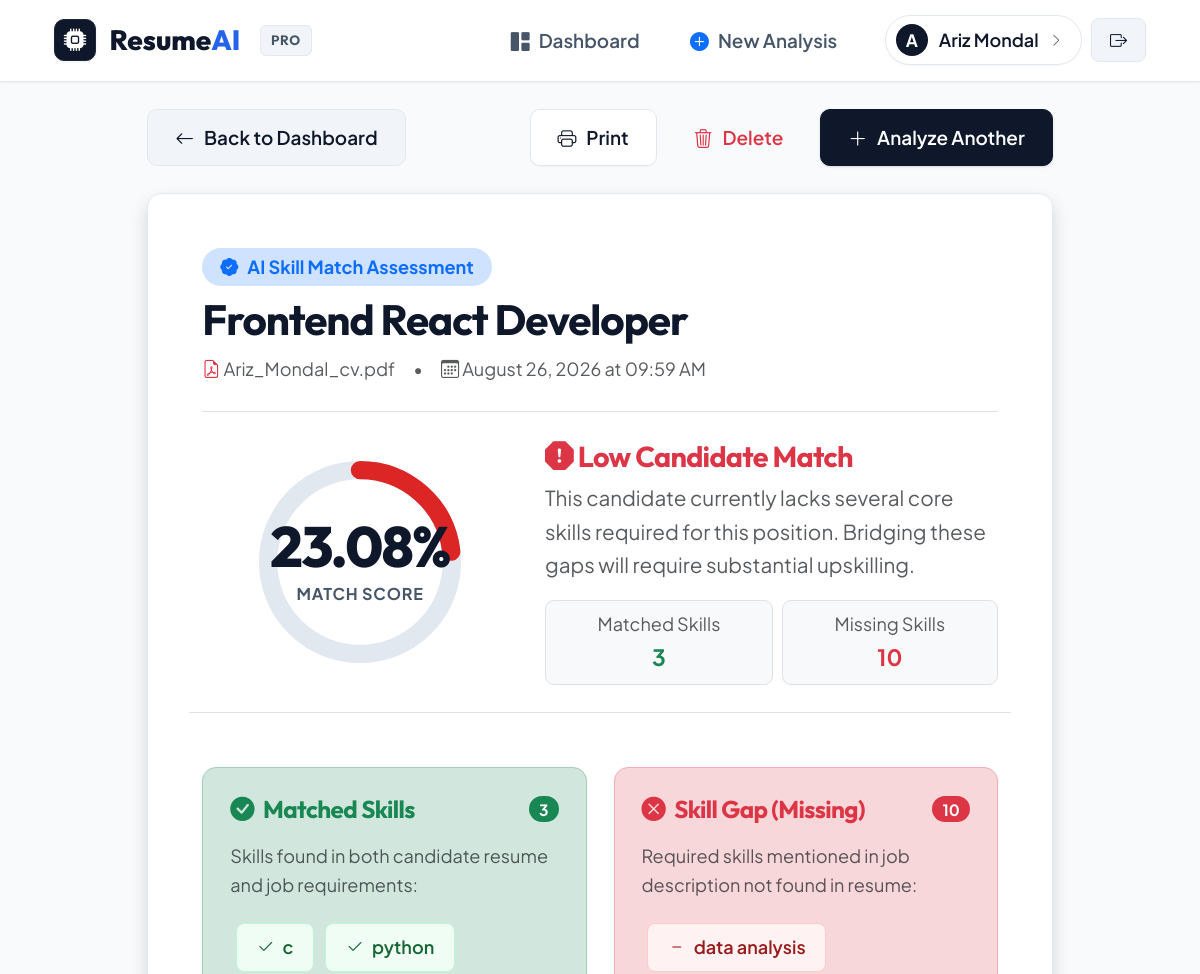
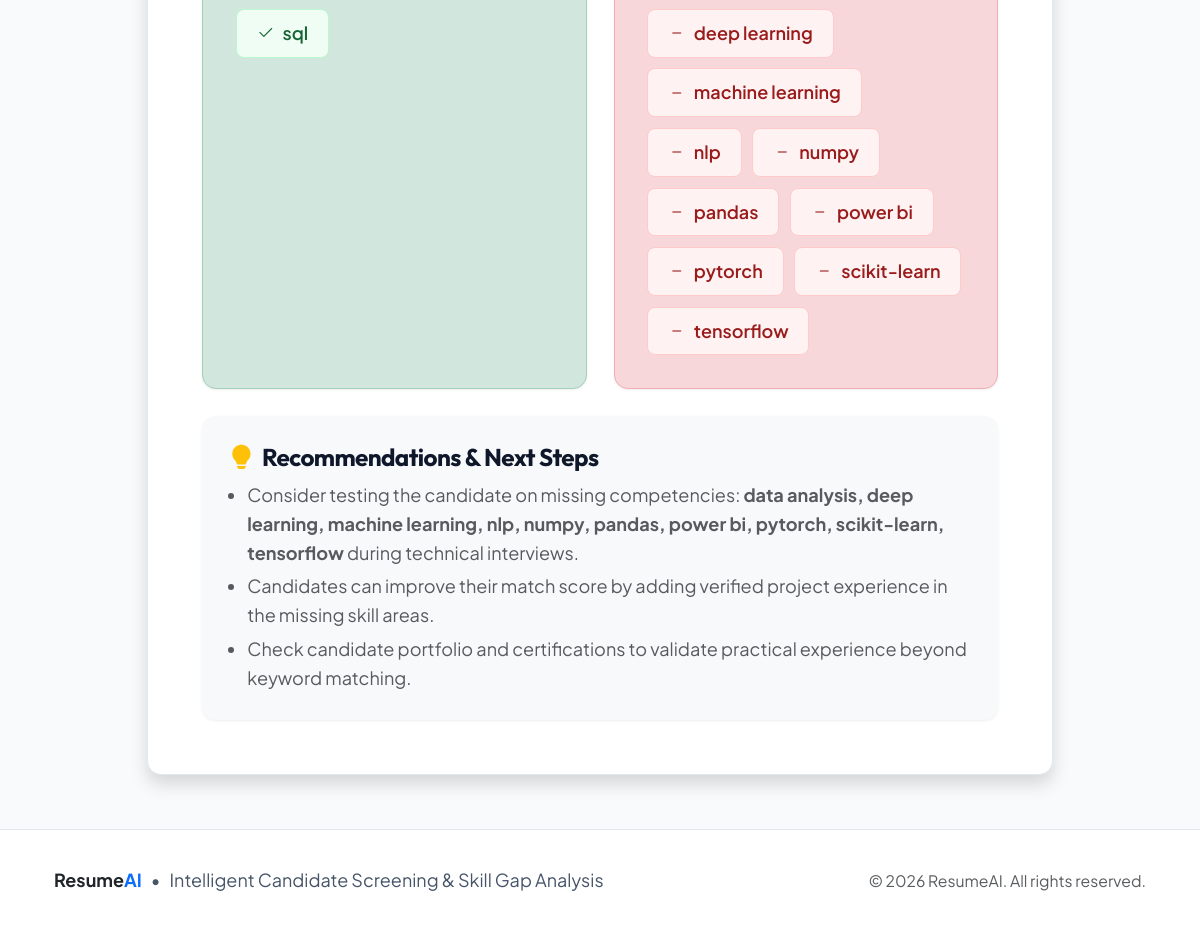
The page /result/3 (signed in) on the database its author committed (2 pictures, top to bottom).
### models.py (models this page shows)
class User(UserMixin, db.Model):
    __tablename__ = "user"
    id = db.Column(db.Integer, primary_key=True)
    username = db.Column(db.String(150), nullable=True)
    email = db.Column(db.String(150), unique=True, nullable=False)
    password = db.Column(db.String(300), nullable=False)  # Hashed password string
    analyses = db.relationship("Analysis", backref="user", lazy=True)

class Analysis(db.Model):
    __tablename__ = "analysis"
    id = db.Column(db.Integer, primary_key=True)
    user_id = db.Column(db.Integer, db.ForeignKey("user.id"), nullable=False)
    resume_filename = db.Column(db.String(300))
    job_title = db.Column(db.String(200))
    matched_skills = db.Column(db.Text)   # Comma-separated string: "python,sql,flask"
    missing_skills = db.Column(db.Text)   # Comma-separated string: "docker,aws"
    match_percentage = db.Column(db.Float)
    created_at = db.Column(db.DateTime, default=datetime.utcnow)

### app.py (the view)
@app.route("/result/<int:analysis_id>")
@login_required
def result(analysis_id):
    analysis = db.session.get(Analysis, analysis_id)
    if not analysis or analysis.user_id != current_user.id:
        flash("Analysis result not found or access denied.", "danger")
        return redirect(url_for("dashboard"))
    matched = analysis.matched_skills.split(",") if analysis.matched_skills else []
    missing = analysis.missing_skills.split(",") if analysis.missing_skills else []
    return render_template("result.html", analysis=analysis, matched=matched, missing=missing)

### app.py (called while the page is built)
@login_manager.user_loader
def load_user(user_id):
    try:
        return db.session.get(User, int(user_id))
    except Exception:
        return None

### templates/result.html (shortened to what this page needs)
{% extends "base.html" %}
{% block content %}
<div class="row justify-content-center">
    <div class="col-lg-10">
        <div class="d-flex flex-column flex-md-row justify-content-between align-items-md-center gap-3 mb-4">
            <a href="{{ url_for('dashboard') }}" class="btn btn-secondary-subtle">
                <i class="bi bi-arrow-left"></i>
                <span>Back to Dashboard</span>
            </a>
            <div class="d-flex align-items-center gap-2">
                <button type="button" onclick="window.print()" class="btn btn-outline-primary">
                    <i class="bi bi-printer"></i>
                    <span>Print</span>
                </button>
                <form method="POST" action="{{ url_for('delete_analysis', analysis_id=analysis.id) }}" onsubmit="return confirm('Are you sure you want to delete this analysis report?');" class="d-inline m-0">
                    <button type="submit" class="btn btn-outline-danger">
                        <i class="bi bi-trash3"></i>
                        <span>Delete</span>
                    </button>
                </form>
                <a href="{{ url_for('upload_resume') }}" class="btn btn-primary">
                    <i class="bi bi-plus-lg"></i>
                    <span>Analyze Another</span>
                </a>
            </div>
        </div>
        <div class="card shadow p-4 p-md-5 mb-4">
            <div class="border-bottom pb-4 mb-4">
                <div class="d-flex flex-column flex-md-row justify-content-between align-items-md-start gap-3">
                    <div>
                        <div class="d-inline-flex align-items-center gap-2 px-3 py-1 rounded-pill bg-primary-subtle text-primary small fw-bold mb-2">
                            <i class="bi bi-patch-check-fill"></i> AI Skill Match Assessment
                        </div>
                        <h2 class="fw-bold mb-1">{{ analysis.job_title }}</h2>
                        <div class="text-muted d-flex flex-wrap align-items-center gap-3 font-mono small mt-2">
                            <span><i class="bi bi-file-earmark-pdf text-danger"></i> {{ analysis.resume_filename }}</span>
                            <span>&bull;</span>
                            <span><i class="bi bi-calendar3"></i> {{ analysis.created_at.strftime('%B %d, %Y at %I:%M %p') }}</span>
                        </div>
                    </div>
                </div>
            </div>
            <div class="row align-items-center g-4 mb-5 pb-4 border-bottom">
                <div class="col-md-5 text-center">
                    <div class="radial-progress-wrapper">
                        <svg class="radial-progress-svg" viewBox="0 0 160 160">
                            <defs>
                                <linearGradient id="gradientSuccess" x1="0%" y1="0%" x2="100%" y2="100%">
                                    <stop offset="0%" stop-color="#10b981" />
                                    <stop offset="100%" stop-color="#059669" />
                                </linearGradient>
                                <linearGradient id="gradientWarning" x1="0%" y1="0%" x2="100%" y2="100%">
                                    <stop offset="0%" stop-color="#f59e0b" />
                                    <stop offset="100%" stop-color="#d97706" />
                                </linearGradient>
                                <linearGradient id="gradientDanger" x1="0%" y1="0%" x2="100%" y2="100%">
                                    <stop offset="0%" stop-color="#ef4444" />
                                    <stop offset="100%" stop-color="#dc2626" />
                                </linearGradient>
                            </defs>
                            <circle class="radial-progress-bg" cx="80" cy="80" r="70"></circle>
                            <circle id="scoreProgressCircle"
                                    class="radial-progress-bar {% if analysis.match_percentage >= 70 %}high{% elif analysis.match_percentage >= 40 %}mid{% else %}low{% endif %}"
                                    cx="80" cy="80" r="70"></circle>
                        </svg>
                        <div class="radial-progress-text">
                            <div class="radial-progress-number">{{ analysis.match_percentage }}%</div>
                            <div class="radial-progress-label">Match Score</div>
                        </div>
                    </div>
                </div>
                <div class="col-md-7">
                    <h4 class="fw-bold mb-2">
                        {% if analysis.match_percentage >= 70 %}
                            <span class="text-success"><i class="bi bi-star-fill text-warning"></i> Strong Candidate Fit</span>
                        {% elif analysis.match_percentage >= 40 %}
                            <span class="text-warning"><i class="bi bi-lightning-charge-fill text-warning"></i> Moderate Candidate Fit</span>
                        {% else %}
                            <span class="text-danger"><i class="bi bi-exclamation-octagon-fill text-danger"></i> Low Candidate Match</span>
                        {% endif %}
                    </h4>
                    <p class="text-muted mb-3">
                        {% if analysis.match_percentage >= 70 %}
                            This candidate demonstrates strong alignment with the key competencies specified in the job description. They meet high-priority requirements.
                        {% elif analysis.match_percentage >= 40 %}
                            This candidate has relevant foundation skills but has notable gaps in specific tools or frameworks required for this role.
                        {% else %}
                            This candidate currently lacks several core skills required for this position. Bridging these gaps will require substantial upskilling.
                        {% endif %}
                    </p>
                    <div class="d-flex flex-wrap gap-2">
                        <div class="p-2 px-3 rounded-3 bg-light border text-center flex-grow-1">
                            <div class="text-muted small">Matched Skills</div>
                            <div class="fw-bold fs-5 text-success">
                                {{ matched|length if (matched and matched[0] != '') else 0 }}
                            </div>
                        </div>
                        <div class="p-2 px-3 rounded-3 bg-light border text-center flex-grow-1">
                            <div class="text-muted small">Missing Skills</div>
                            <div class="fw-bold fs-5 text-danger">
                                {{ missing|length if (missing and missing[0] != '') else 0 }}
                            </div>
                        </div>
                    </div>
                </div>
            </div>
            <div class="row g-4 mb-4">
                <div class="col-md-6">
                    <div class="card h-100 p-4 border-success-subtle bg-success-subtle bg-opacity-10">
                        <div class="d-flex align-items-center justify-content-between mb-3">
                            <h5 class="fw-bold text-success mb-0 d-flex align-items-center gap-2">
                                <i class="bi bi-check-circle-fill"></i>
                                <span>Matched Skills</span>
                            </h5>
                            <span class="badge bg-success rounded-pill">
                                {{ matched|length if (matched and matched[0] != '') else 0 }}
                            </span>
                        </div>
                        <p class="text-muted small mb-3">Skills found in both candidate resume and job requirements:</p>
                        <div class="d-flex flex-wrap">
                            {% if matched and matched[0] != '' %}
                                {% for skill in matched %}
                                    <span class="skill-chip matched" title="Matched Skill">
                                        <i class="bi bi-check2"></i> {{ skill }}
                                    </span>
                                {% endfor %}
                            {% else %}
                                <div class="text-muted small py-3 fst-italic">
                                    <i class="bi bi-info-circle"></i> No direct skill matches were identified.
                                </div>
                            {% endif %}
                        </div>
                    </div>
                </div>
                <div class="col-md-6">
                    <div class="card h-100 p-4 border-danger-subtle bg-danger-subtle bg-opacity-10">
                        <div class="d-flex align-items-center justify-content-between mb-3">
                            <h5 class="fw-bold text-danger mb-0 d-flex align-items-center gap-2">
                                <i class="bi bi-x-circle-fill"></i>
                                <span>Skill Gap (Missing)</span>
                            </h5>
                            <span class="badge bg-danger rounded-pill">
                                {{ missing|length if (missing and missing[0] != '') else 0 }}
                            </span>
                        </div>
                        <p class="text-muted small mb-3">Required skills mentioned in job description not found in resume:</p>
                        <div class="d-flex flex-wrap">
                            {% if missing and missing[0] != '' %}
                                {% for skill in missing %}
                                    <span class="skill-chip missing" title="Missing Skill">
                                        <i class="bi bi-dash"></i> {{ skill }}
                                    </span>
                                {% endfor %}
                            {% else %}
                                <div class="text-success small py-3 fw-bold">
                                    <i class="bi bi-check-all fs-5"></i> 100% Coverage! No required skills missing.
                                </div>
                            {% endif %}
                        </div>
                    </div>
                </div>
            </div>
            <div class="card p-4 bg-light border-0">
                <h5 class="fw-bold mb-2 d-flex align-items-center gap-2">
                    <i class="bi bi-lightbulb-fill text-warning"></i>
                    <span>Recommendations &amp; Next Steps</span>
                </h5>
                <ul class="mb-0 text-muted small ps-3">
                    {% if missing and missing[0] != '' %}
                        <li class="mb-1">Consider testing the candidate on missing competencies: <strong>{{ missing|join(', ') }}</strong> during technical interviews.</li>
                        <li class="mb-1">Candidates can improve their match score by adding verified project experience in the missing skill areas.</li>
                    {% else %}
                        <li class="mb-1">Candidate has strong alignment across all detected keywords. Proceed directly to culture fit or technical screen.</li>
                    {% endif %}
                    <li>Check candidate portfolio and certifications to validate practical experience beyond keyword matching.</li>
                </ul>
            </div>
        </div>
    </div>
</div>
{% endblock %}

### templates/base.html (shortened to what this page needs)
<!DOCTYPE html>
<html lang="en">
<head>
    <link rel="stylesheet" href="https://cdn.jsdelivr.net/npm/bootstrap-icons@1.11.3/font/bootstrap-icons.min.css">
    <link rel="stylesheet" href="https://cdn.jsdelivr.net/npm/bootstrap@5.3.3/dist/css/bootstrap.min.css">
    <link rel="stylesheet" href="{{ url_for('static', filename='style.css') }}">
</head>
<body>
<nav class="navbar navbar-expand-lg app-navbar">
    <div class="container-fluid px-3 px-md-5">
        <a class="brand-logo" href="{{ url_for('home') }}">
            <div class="brand-icon-box">
                <i class="bi bi-cpu-fill"></i>
            </div>
            <span>Resume<span class="highlight">AI</span></span>
            <span class="brand-badge d-none d-sm-inline">PRO</span>
        </a>
        <div class="collapse navbar-collapse" id="navbarContent">
            <ul class="navbar-nav ms-auto align-items-lg-center gap-2 my-2 my-lg-0">
                {% if current_user.is_authenticated %}
                    <li class="nav-item">
                        <a href="{{ url_for('dashboard') }}" class="nav-link-custom {% if request.endpoint == 'dashboard' %}active{% endif %}">
                            <i class="bi bi-grid-1x2-fill"></i> Dashboard
                        </a>
                    </li>
                    <li class="nav-item">
                        <a href="{{ url_for('upload_resume') }}" class="nav-link-custom {% if request.endpoint == 'upload_resume' %}active{% endif %}">
                            <i class="bi bi-plus-circle-fill text-primary"></i> New Analysis
                        </a>
                    </li>
                    <li class="nav-item ms-lg-3 mt-2 mt-lg-0 d-flex align-items-center gap-2">
                        <a href="{{ url_for('profile') }}" class="user-pill text-decoration-none {% if request.endpoint == 'profile' %}border-primary shadow-sm{% endif %}" title="View My Profile">
                            <div class="user-avatar">
                                {{ (current_user.username or current_user.email or 'U')[0]|upper }}
                            </div>
                            <span>{{ current_user.username or current_user.email }}</span>
                            <i class="bi bi-chevron-right small text-muted" style="font-size: 0.75rem;"></i>
                        </a>
                        <a href="{{ url_for('logout') }}" class="btn btn-sm btn-secondary-subtle" title="Sign out">
                            <i class="bi bi-box-arrow-right"></i>
                        </a>
                    </li>
                {% endif %}
            </ul>
        </div>
    </div>
</nav>
<main class="container-fluid px-3 px-md-5 my-4 flex-grow-1 fade-in">
    {% block content %}{% endblock %}
</main>
<footer class="app-footer">
    <div class="container-fluid px-3 px-md-5 d-flex flex-column flex-md-row align-items-center justify-content-between gap-3 text-center text-md-start">
        <div class="d-flex align-items-center gap-2">
            <span class="fw-bold text-dark font-heading">Resume<span class="text-primary">AI</span></span>
            <span>&bull;</span>
            <span>Intelligent Candidate Screening &amp; Skill Gap Analysis</span>
        </div>
        <div class="text-muted small">
            &copy; 2026 ResumeAI. All rights reserved.
        </div>
    </div>
</footer>
</body>
</html>

### rows shown on the page
User: username "A", username "Ariz Mondal"
Analysis: job_title "Frontend React Developer", resume_filename "Ariz_Mondal_cv.pdf", created_at "August 26, 2026 at 09:59 AM", match_percentage "23.08"

### other values the page prints
{{ matched|length if (matched and matched[0] != '') else 0 }} "3"
{{ missing|length if (missing and missing[0] != '') else 0 }} "10"
{{ skill }} "c" "python" "sql"
{{ skill }} "data analysis" "deep learning" "machine learning" "nlp" "numpy" "pandas" "power bi" "pytorch" "scikit-learn" "tensorflow"
{{ missing|join(', ') }} "data analysis, deep learning, machine learning, nlp, numpy, pandas, power bi, pytorch, scikit-learn, tensorflow"
